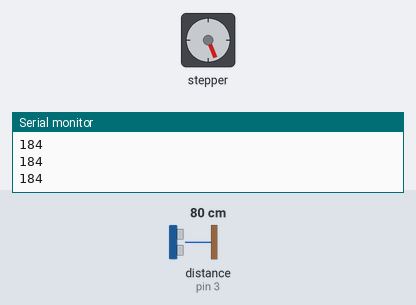
Bench run of a sketch on a simulated Arduino Uno, built with avr-gcc and run on an emulated ATmega328P. On the bench: stepper motor, the last lines printed to the serial monitor. The test bench sets the inputs (shaded band); at power-on: distance to the obstacle (sensor on pin 3) 80 cm. The echo pulse lasts 58.3 µs per cm; stepper angles assume 200 steps per turn.

Above: at 1.3 s.
1.4 s: distance to the obstacle (sensor on pin 3) set to 2 cm
At 1.69 s:
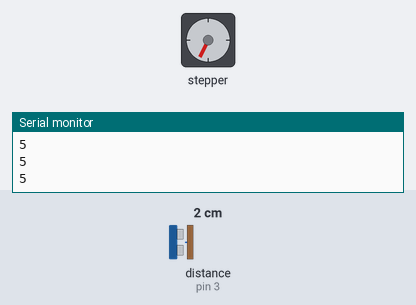
4.4 s: distance to the obstacle (sensor on pin 3) set to 4 cm
At 4.84 s:
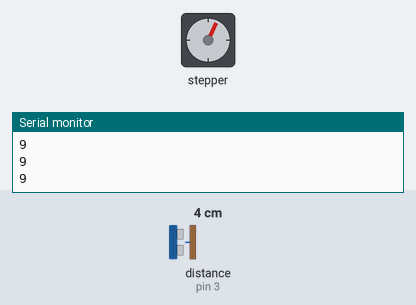
Timing chart, 0 to 13.4 s (numbered marks = the images above; inputs shaded):
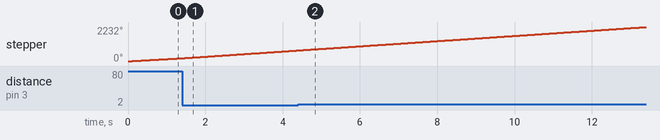

The sketch:

arduino_code.ino
```cpp
int PWMin = 3;     // connect pin 3 of the Arduino to the PWM output pin of the ultrasonic sensor
float distance;
int enPin = 2;     // connect pin 2 of the Arduino to the enable/disable pin of the ultrasonic sensor

////////////
#include <Stepper.h>
const int stepsPerRevolution = 200;                    // Number of steps per output rotation
Stepper myStepper(stepsPerRevolution, 8, 9, 10, 11);
////////////////

void setup() {
  Serial.begin(9600);                                  // Make sure this Baud rate matches the Python program
  pinMode(PWMin, INPUT);
  pinMode(enPin, OUTPUT);

  digitalWrite(enPin, LOW);

  // set the speed at 60 rpm:
  myStepper.setSpeed(30);

  delay(100);
}

void loop() {
  digitalWrite(enPin, HIGH);                          // Trigger a measurement from the sensor
  delayMicroseconds(50);
  digitalWrite(enPin, LOW);
  distance = pulseIn(PWMin, HIGH)/25.4;               // Recieve the PWM output from the sensor (Converting the output from centimeters to inches)

  if(distance){                                       // Ignore non-data results
  myStepper.step(stepsPerRevolution/(2*40*(4/3)));    // Rotate the stepper motor by 5 degrees
  Serial.println(distance, 0);                        // Print the distance for the Python program to use
  }
}
```
